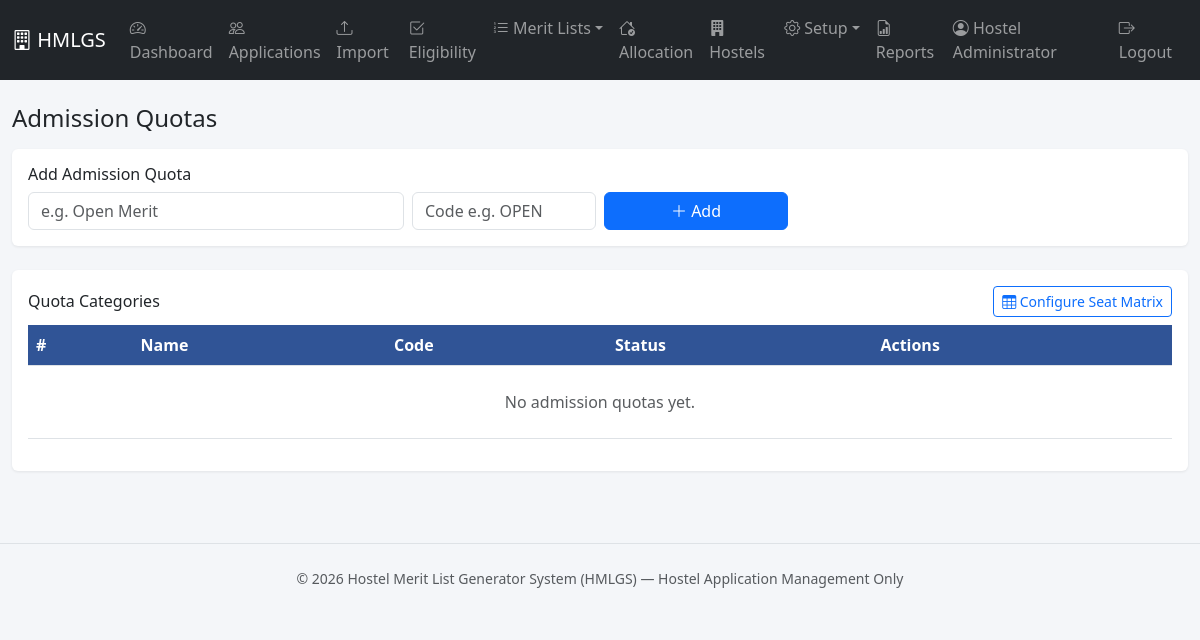
/quotas/index.php (signed in), run on an earlier commit of the app's database.
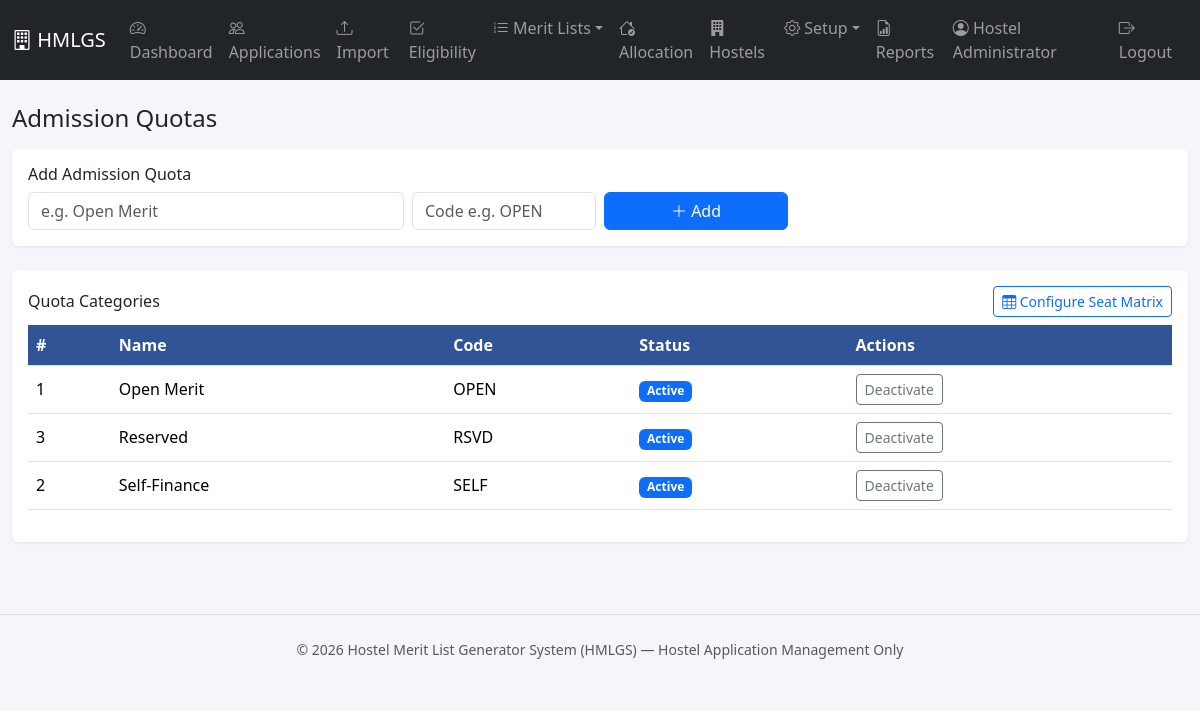
And on a later commit of the database.
### tables this page shows
CREATE TABLE admission_quotas (
    id INT AUTO_INCREMENT PRIMARY KEY,
    quota_name VARCHAR(100) NOT NULL,
    quota_code VARCHAR(20) NOT NULL UNIQUE,
    status ENUM('Active','Inactive') NOT NULL DEFAULT 'Active',
    created_at DATETIME NOT NULL DEFAULT CURRENT_TIMESTAMP,
    updated_at DATETIME NOT NULL DEFAULT CURRENT_TIMESTAMP ON UPDATE CURRENT_TIMESTAMP
);

### includes/functions.php (called while the page is built, shortened)
<?php
function e($value) {
    return htmlspecialchars($value ?? '', ENT_QUOTES, 'UTF-8');
}

### quotas/index.php (the view, shortened to what this page needs)
<?php
require_once __DIR__ . '/../config/config.php';
$rows = [];
$migrationNeeded = false;
try {
    $rows = $pdo->query("SELECT * FROM admission_quotas ORDER BY quota_name")->fetchAll();
} catch (PDOException $e) {
    $migrationNeeded = true;
}
require __DIR__ . '/../includes/header.php';
require __DIR__ . '/../includes/navbar.php';
?>
<div class="container-fluid py-4">
  <h4 class="mb-3">Admission Quotas</h4>
  <?php if (!$migrationNeeded): ?>
  <div class="card p-3 mb-4">
    <h6>Add Admission Quota</h6>
    <form method="post" class="row g-2">
      <div class="col-md-4"><input type="text" name="quota_name" class="form-control" placeholder="e.g. Open Merit" required></div>
      <div class="col-md-2"><input type="text" name="quota_code" class="form-control" placeholder="Code e.g. OPEN" required></div>
      <div class="col-md-2"><button class="btn btn-primary w-100"><i class="bi bi-plus-lg"></i> Add</button></div>
    </form>
  </div>
  <div class="card p-3">
    <div class="d-flex justify-content-between align-items-center mb-2">
      <h6 class="mb-0">Quota Categories</h6>
      <a href="<?= BASE_URL ?>quotas/matrix.php" class="btn btn-outline-primary btn-sm"><i class="bi bi-table"></i> Configure Seat Matrix</a>
    </div>
    <table class="table table-hover align-middle">
      <thead><tr><th>#</th><th>Name</th><th>Code</th><th>Status</th><th>Actions</th></tr></thead>
      <tbody>
      <?php foreach ($rows as $q): ?>
        <tr>
          <td><?= $q['id'] ?></td>
          <td><?= e($q['quota_name']) ?></td>
          <td><?= e($q['quota_code']) ?></td>
          <td><span class="badge <?= $q['status']==='Active' ? 'bg-primary' : 'bg-secondary' ?>"><?= e($q['status']) ?></span></td>
          <td>
            <form method="post" class="d-inline">
              <button class="btn btn-sm btn-outline-secondary"><?= $q['status']==='Active' ? 'Deactivate' : 'Activate' ?></button>
            </form>
          </td>
        </tr>
      <?php endforeach; ?>
      <?php if (empty($rows)): ?>
        <tr><td colspan="5" class="text-center text-muted py-4">No admission quotas yet.</td></tr>
      <?php endif; ?>
      </tbody>
    </table>
  </div>
  <?php endif; ?>
</div>
<?php require __DIR__ . '/../includes/footer.php'; ?>

What changed in the data, as far as the page shows it:
added admission_quotas: id "1", quota_name "Open Merit", quota_code "OPEN", status "Active", shows "Deactivate"
added admission_quotas: id "3", quota_name "Reserved", quota_code "RSVD", status "Active", shows "Deactivate"
added admission_quotas: id "2", quota_name "Self-Finance", quota_code "SELF", status "Active", shows "Deactivate"
Also different on the page:
text no longer shown: "No admission quotas yet."
